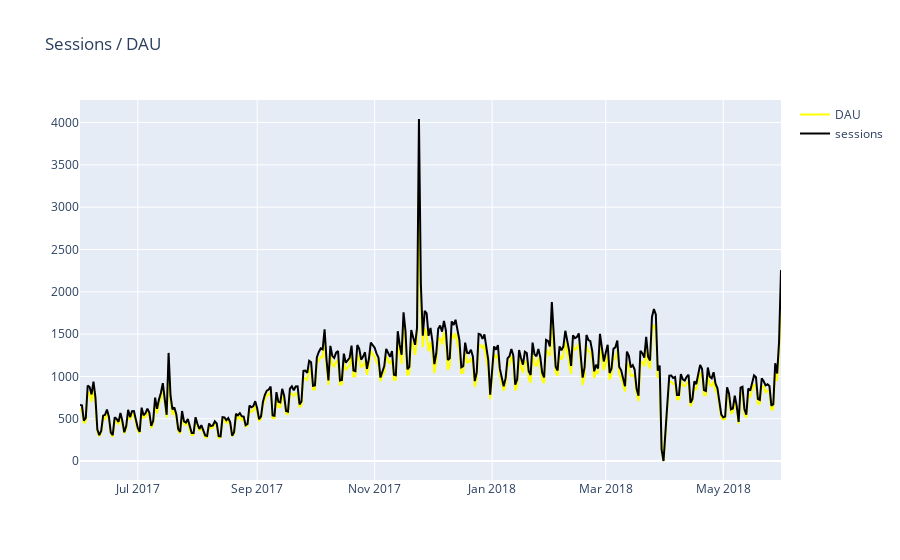

This figure's notebook cell:
### Code cell
#comparing the dynamics of sessions per day to the dynamics of DAU 
comp_fig = go.Figure(layout = go.Layout(
                    title = go.layout.Title(text = "Sessions / DAU")))
comp_fig.add_trace(go.Scatter(x = dau['ses_date'],
                              y = dau['uid'],
                           mode = 'lines',
                           name = 'DAU', line = dict(color = 'yellow',width = 2)))
comp_fig.add_trace(go.Scatter(x = sessions_per_day['ses_date'],
                         y = sessions_per_day['uid'],
                      mode = 'lines',
                      name = 'sessions', line = dict(color = 'black', width = 2)))

### Figure 1 — Plotly figure (JSON) as saved in the notebook; plotly's stock layout.template omitted (floating-point values rounded to 4 significant figures; data arrays with more than 128 entries replaced by an {"elided": "..."} marker saying what was removed)
{"data": [{"line": {"color": "yellow", "width": 2}, "mode": "lines", "name": "DAU", "type": "scatter", "x": {"elided": "364 str values"}, "y": {"elided": "364 int values"}}, {"line": {"color": "black", "width": 2}, "mode": "lines", "name": "sessions", "type": "scatter", "x": {"elided": "364 str values"}, "y": {"elided": "364 int values"}}], "layout": {"title": {"text": "Sessions / DAU"}}}
